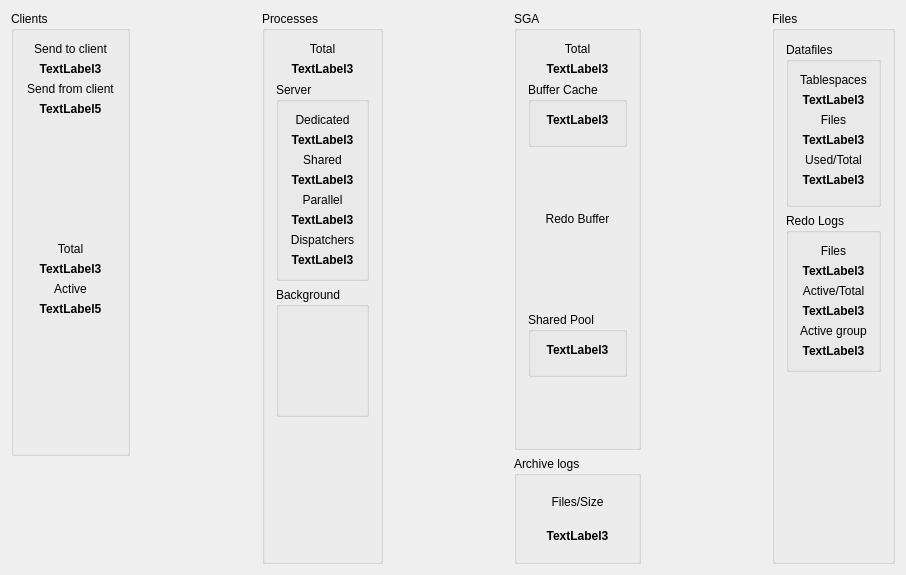
<?xml version="1.0" encoding="UTF-8"?>
<ui version="4.0">
 <class>toTuningOverviewUI</class>
 <widget class="QWidget" name="toTuningOverviewUI">
  <property name="geometry">
   <rect>
    <x>0</x>
    <y>0</y>
    <width>906</width>
    <height>575</height>
   </rect>
  </property>
  <property name="windowTitle">
   <string>Form1</string>
  </property>
  <layout class="QGridLayout">
   <property name="margin">
    <number>11</number>
   </property>
   <property name="spacing">
    <number>6</number>
   </property>
   <item row="4" column="3">
    <widget class="toResultLine" name="RedoEntries" native="true"/>
   </item>
   <item row="0" column="1">
    <spacer>
     <property name="orientation">
      <enum>Qt::Vertical</enum>
     </property>
     <property name="sizeType">
      <enum>QSizePolicy::Expanding</enum>
     </property>
     <property name="sizeHint" stdset="0">
      <size>
       <width>20</width>
       <height>20</height>
      </size>
     </property>
    </spacer>
   </item>
   <item row="1" column="1">
    <widget class="toResultLine" name="ClientInput" native="true"/>
   </item>
   <item row="2" column="5">
    <widget class="toResultLine" name="PhysicalWrite" native="true"/>
   </item>
   <item row="1" column="3">
    <widget class="toResultLine" name="LogicalRead" native="true"/>
   </item>
   <item row="2" column="3">
    <widget class="toResultLine" name="LogicalChange" native="true"/>
   </item>
   <item row="1" column="5">
    <widget class="toResultLine" name="PhysicalRead" native="true"/>
   </item>
   <item row="0" column="5">
    <spacer>
     <property name="orientation">
      <enum>Qt::Vertical</enum>
     </property>
     <property name="sizeType">
      <enum>QSizePolicy::Expanding</enum>
     </property>
     <property name="sizeHint" stdset="0">
      <size>
       <width>20</width>
       <height>20</height>
      </size>
     </property>
    </spacer>
   </item>
   <item row="0" column="3">
    <spacer>
     <property name="orientation">
      <enum>Qt::Vertical</enum>
     </property>
     <property name="sizeType">
      <enum>QSizePolicy::Expanding</enum>
     </property>
     <property name="sizeHint" stdset="0">
      <size>
       <width>20</width>
       <height>20</height>
      </size>
     </property>
    </spacer>
   </item>
   <item row="2" column="1">
    <widget class="toResultLine" name="ClientOutput" native="true"/>
   </item>
   <item row="3" column="3">
    <spacer>
     <property name="orientation">
      <enum>Qt::Vertical</enum>
     </property>
     <property name="sizeType">
      <enum>QSizePolicy::Expanding</enum>
     </property>
     <property name="sizeHint" stdset="0">
      <size>
       <width>20</width>
       <height>20</height>
      </size>
     </property>
    </spacer>
   </item>
   <item row="0" column="4" rowspan="9">
    <widget class="QGroupBox" name="GroupBoxSga">
     <property name="title">
      <string>SGA</string>
     </property>
     <layout class="QGridLayout">
      <property name="margin">
       <number>11</number>
      </property>
      <property name="spacing">
       <number>6</number>
      </property>
      <item row="3" column="0">
       <spacer>
        <property name="orientation">
         <enum>Qt::Vertical</enum>
        </property>
        <property name="sizeType">
         <enum>QSizePolicy::Expanding</enum>
        </property>
        <property name="sizeHint" stdset="0">
         <size>
          <width>20</width>
          <height>20</height>
         </size>
        </property>
       </spacer>
      </item>
      <item row="2" column="0">
       <widget class="QGroupBox" name="GroupBoxBufferCache">
        <property name="title">
         <string>Buffer Cache</string>
        </property>
        <layout class="QGridLayout">
         <property name="margin">
          <number>11</number>
         </property>
         <property name="spacing">
          <number>6</number>
         </property>
         <item row="1" column="0">
          <widget class="toResultLine" name="BufferHit" native="true"/>
         </item>
         <item row="0" column="0">
          <widget class="QLabel" name="BufferSize">
           <property name="font">
            <font>
             <weight>75</weight>
             <bold>true</bold>
            </font>
           </property>
           <property name="text">
            <string>TextLabel3</string>
           </property>
           <property name="alignment">
            <set>Qt::AlignCenter</set>
           </property>
           <property name="wordWrap">
            <bool>false</bool>
           </property>
          </widget>
         </item>
        </layout>
       </widget>
      </item>
      <item row="0" column="0">
       <widget class="QLabel" name="TextLabel2_2_2_2">
        <property name="text">
         <string>Total</string>
        </property>
        <property name="alignment">
         <set>Qt::AlignCenter</set>
        </property>
        <property name="wordWrap">
         <bool>false</bool>
        </property>
       </widget>
      </item>
      <item row="1" column="0">
       <widget class="QLabel" name="SGATotal">
        <property name="font">
         <font>
          <weight>75</weight>
          <bold>true</bold>
         </font>
        </property>
        <property name="text">
         <string>TextLabel3</string>
        </property>
        <property name="alignment">
         <set>Qt::AlignCenter</set>
        </property>
        <property name="wordWrap">
         <bool>false</bool>
        </property>
       </widget>
      </item>
      <item row="4" column="0">
       <widget class="QLabel" name="TextLabel2_2_2_2_2">
        <property name="text">
         <string>Redo Buffer</string>
        </property>
        <property name="alignment">
         <set>Qt::AlignCenter</set>
        </property>
        <property name="wordWrap">
         <bool>false</bool>
        </property>
       </widget>
      </item>
      <item row="5" column="0">
       <widget class="QLabel" name="RedoBuffer">
        <property name="font">
         <font>
          <weight>75</weight>
          <bold>true</bold>
         </font>
        </property>
        <property name="alignment">
         <set>Qt::AlignCenter</set>
        </property>
        <property name="wordWrap">
         <bool>false</bool>
        </property>
       </widget>
      </item>
      <item row="8" column="0">
       <spacer>
        <property name="orientation">
         <enum>Qt::Vertical</enum>
        </property>
        <property name="sizeType">
         <enum>QSizePolicy::Expanding</enum>
        </property>
        <property name="sizeHint" stdset="0">
         <size>
          <width>20</width>
          <height>20</height>
         </size>
        </property>
       </spacer>
      </item>
      <item row="7" column="0">
       <widget class="QGroupBox" name="GroupBoxSharedPool">
        <property name="title">
         <string>Shared Pool</string>
        </property>
        <layout class="QGridLayout">
         <property name="margin">
          <number>11</number>
         </property>
         <property name="spacing">
          <number>6</number>
         </property>
         <item row="0" column="0">
          <widget class="QLabel" name="SharedSize">
           <property name="font">
            <font>
             <weight>75</weight>
             <bold>true</bold>
            </font>
           </property>
           <property name="text">
            <string>TextLabel3</string>
           </property>
           <property name="alignment">
            <set>Qt::AlignCenter</set>
           </property>
           <property name="wordWrap">
            <bool>false</bool>
           </property>
          </widget>
         </item>
         <item row="1" column="0">
          <widget class="toResultBar" name="SharedUsed" native="true"/>
         </item>
        </layout>
       </widget>
      </item>
      <item row="6" column="0">
       <spacer>
        <property name="orientation">
         <enum>Qt::Vertical</enum>
        </property>
        <property name="sizeType">
         <enum>QSizePolicy::Expanding</enum>
        </property>
        <property name="sizeHint" stdset="0">
         <size>
          <width>20</width>
          <height>20</height>
         </size>
        </property>
       </spacer>
      </item>
     </layout>
    </widget>
   </item>
   <item row="5" column="3">
    <spacer>
     <property name="orientation">
      <enum>Qt::Vertical</enum>
     </property>
     <property name="sizeType">
      <enum>QSizePolicy::Expanding</enum>
     </property>
     <property name="sizeHint" stdset="0">
      <size>
       <width>20</width>
       <height>20</height>
      </size>
     </property>
    </spacer>
   </item>
   <item row="6" column="3">
    <widget class="toResultLine" name="ParseCount" native="true"/>
   </item>
   <item row="7" column="3">
    <widget class="toResultLine" name="ExecuteCount" native="true"/>
   </item>
   <item row="9" column="4" rowspan="2">
    <widget class="QGroupBox" name="GroupBoxArcLog">
     <property name="title">
      <string>Archive logs</string>
     </property>
     <layout class="QGridLayout">
      <property name="margin">
       <number>11</number>
      </property>
      <property name="spacing">
       <number>6</number>
      </property>
      <item row="1" column="0">
       <widget class="QLabel" name="ArchiveInfo">
        <property name="font">
         <font>
          <weight>75</weight>
          <bold>true</bold>
         </font>
        </property>
        <property name="text">
         <string>TextLabel3</string>
        </property>
        <property name="alignment">
         <set>Qt::AlignCenter</set>
        </property>
        <property name="wordWrap">
         <bool>false</bool>
        </property>
       </widget>
      </item>
      <item row="0" column="0">
       <widget class="QLabel" name="TextLabel2_2_2_2_3_2_2">
        <property name="text">
         <string>Files/Size</string>
        </property>
        <property name="alignment">
         <set>Qt::AlignCenter</set>
        </property>
        <property name="wordWrap">
         <bool>false</bool>
        </property>
       </widget>
      </item>
     </layout>
    </widget>
   </item>
   <item row="0" column="6" rowspan="11">
    <widget class="QGroupBox" name="GroupBoxFiles">
     <property name="title">
      <string>Files</string>
     </property>
     <layout class="QGridLayout">
      <property name="margin">
       <number>11</number>
      </property>
      <property name="spacing">
       <number>6</number>
      </property>
      <item row="0" column="0">
       <widget class="QGroupBox" name="GroupBoxDatafiles">
        <property name="title">
         <string>Datafiles</string>
        </property>
        <layout class="QGridLayout">
         <property name="margin">
          <number>11</number>
         </property>
         <property name="spacing">
          <number>6</number>
         </property>
         <item row="5" column="0">
          <widget class="QLabel" name="Filesize">
           <property name="font">
            <font>
             <weight>75</weight>
             <bold>true</bold>
            </font>
           </property>
           <property name="text">
            <string>TextLabel3</string>
           </property>
           <property name="alignment">
            <set>Qt::AlignCenter</set>
           </property>
           <property name="wordWrap">
            <bool>false</bool>
           </property>
          </widget>
         </item>
         <item row="3" column="0">
          <widget class="QLabel" name="Files">
           <property name="font">
            <font>
             <weight>75</weight>
             <bold>true</bold>
            </font>
           </property>
           <property name="text">
            <string>TextLabel3</string>
           </property>
           <property name="alignment">
            <set>Qt::AlignCenter</set>
           </property>
           <property name="wordWrap">
            <bool>false</bool>
           </property>
          </widget>
         </item>
         <item row="4" column="0">
          <widget class="QLabel" name="TextLabel2_2_2_2_4">
           <property name="text">
            <string>Used/Total</string>
           </property>
           <property name="alignment">
            <set>Qt::AlignCenter</set>
           </property>
           <property name="wordWrap">
            <bool>false</bool>
           </property>
          </widget>
         </item>
         <item row="1" column="0">
          <widget class="QLabel" name="Tablespaces">
           <property name="font">
            <font>
             <weight>75</weight>
             <bold>true</bold>
            </font>
           </property>
           <property name="text">
            <string>TextLabel3</string>
           </property>
           <property name="alignment">
            <set>Qt::AlignCenter</set>
           </property>
           <property name="wordWrap">
            <bool>false</bool>
           </property>
          </widget>
         </item>
         <item row="2" column="0">
          <widget class="QLabel" name="TextLabel2_2_2_2_5">
           <property name="text">
            <string>Files</string>
           </property>
           <property name="alignment">
            <set>Qt::AlignCenter</set>
           </property>
           <property name="wordWrap">
            <bool>false</bool>
           </property>
          </widget>
         </item>
         <item row="0" column="0">
          <widget class="QLabel" name="TextLabel2_2_2_2_3">
           <property name="text">
            <string>Tablespaces</string>
           </property>
           <property name="alignment">
            <set>Qt::AlignCenter</set>
           </property>
           <property name="wordWrap">
            <bool>false</bool>
           </property>
          </widget>
         </item>
         <item row="6" column="0">
          <widget class="toResultPie" name="FileUsed" native="true"/>
         </item>
        </layout>
       </widget>
      </item>
      <item row="1" column="0">
       <widget class="QGroupBox" name="GroupBoxRedo">
        <property name="title">
         <string>Redo Logs</string>
        </property>
        <layout class="QGridLayout">
         <property name="margin">
          <number>11</number>
         </property>
         <property name="spacing">
          <number>6</number>
         </property>
         <item row="1" column="0">
          <widget class="QLabel" name="RedoFiles">
           <property name="font">
            <font>
             <weight>75</weight>
             <bold>true</bold>
            </font>
           </property>
           <property name="text">
            <string>TextLabel3</string>
           </property>
           <property name="alignment">
            <set>Qt::AlignCenter</set>
           </property>
           <property name="wordWrap">
            <bool>false</bool>
           </property>
          </widget>
         </item>
         <item row="2" column="0">
          <widget class="QLabel" name="TextLabel2_2_2_2_5_2">
           <property name="text">
            <string>Active/Total</string>
           </property>
           <property name="alignment">
            <set>Qt::AlignCenter</set>
           </property>
           <property name="wordWrap">
            <bool>false</bool>
           </property>
          </widget>
         </item>
         <item row="4" column="0">
          <widget class="QLabel" name="TextLabel2_2_2_2_4_2">
           <property name="text">
            <string>Active group</string>
           </property>
           <property name="alignment">
            <set>Qt::AlignCenter</set>
           </property>
           <property name="wordWrap">
            <bool>false</bool>
           </property>
          </widget>
         </item>
         <item row="0" column="0">
          <widget class="QLabel" name="TextLabel2_2_2_2_3_2">
           <property name="text">
            <string>Files</string>
           </property>
           <property name="alignment">
            <set>Qt::AlignCenter</set>
           </property>
           <property name="wordWrap">
            <bool>false</bool>
           </property>
          </widget>
         </item>
         <item row="3" column="0">
          <widget class="QLabel" name="RedoSize">
           <property name="font">
            <font>
             <weight>75</weight>
             <bold>true</bold>
            </font>
           </property>
           <property name="text">
            <string>TextLabel3</string>
           </property>
           <property name="alignment">
            <set>Qt::AlignCenter</set>
           </property>
           <property name="wordWrap">
            <bool>false</bool>
           </property>
          </widget>
         </item>
         <item row="5" column="0">
          <widget class="QLabel" name="ActiveRedo">
           <property name="font">
            <font>
             <weight>75</weight>
             <bold>true</bold>
            </font>
           </property>
           <property name="text">
            <string>TextLabel3</string>
           </property>
           <property name="alignment">
            <set>Qt::AlignCenter</set>
           </property>
           <property name="wordWrap">
            <bool>false</bool>
           </property>
          </widget>
         </item>
        </layout>
       </widget>
      </item>
      <item row="2" column="0">
       <spacer>
        <property name="orientation">
         <enum>Qt::Vertical</enum>
        </property>
        <property name="sizeType">
         <enum>QSizePolicy::Expanding</enum>
        </property>
        <property name="sizeHint" stdset="0">
         <size>
          <width>20</width>
          <height>20</height>
         </size>
        </property>
       </spacer>
      </item>
     </layout>
    </widget>
   </item>
   <item row="0" column="2" rowspan="11">
    <widget class="QGroupBox" name="GroupBoxProcesses">
     <property name="title">
      <string>Processes</string>
     </property>
     <layout class="QGridLayout">
      <property name="margin">
       <number>11</number>
      </property>
      <property name="spacing">
       <number>6</number>
      </property>
      <item row="2" column="0">
       <widget class="QGroupBox" name="GroupBoxServer">
        <property name="title">
         <string>Server</string>
        </property>
        <layout class="QGridLayout">
         <property name="margin">
          <number>11</number>
         </property>
         <property name="spacing">
          <number>6</number>
         </property>
         <item row="2" column="0">
          <widget class="QLabel" name="TextLabel2_5">
           <property name="text">
            <string>Shared</string>
           </property>
           <property name="alignment">
            <set>Qt::AlignCenter</set>
           </property>
           <property name="wordWrap">
            <bool>false</bool>
           </property>
          </widget>
         </item>
         <item row="5" column="0">
          <widget class="QLabel" name="ParallellServer">
           <property name="font">
            <font>
             <weight>75</weight>
             <bold>true</bold>
            </font>
           </property>
           <property name="text">
            <string>TextLabel3</string>
           </property>
           <property name="alignment">
            <set>Qt::AlignCenter</set>
           </property>
           <property name="wordWrap">
            <bool>false</bool>
           </property>
          </widget>
         </item>
         <item row="7" column="0">
          <widget class="QLabel" name="DispatcherServer">
           <property name="font">
            <font>
             <weight>75</weight>
             <bold>true</bold>
            </font>
           </property>
           <property name="text">
            <string>TextLabel3</string>
           </property>
           <property name="alignment">
            <set>Qt::AlignCenter</set>
           </property>
           <property name="wordWrap">
            <bool>false</bool>
           </property>
          </widget>
         </item>
         <item row="6" column="0">
          <widget class="QLabel" name="TextLabel2_3">
           <property name="text">
            <string>Dispatchers</string>
           </property>
           <property name="alignment">
            <set>Qt::AlignCenter</set>
           </property>
           <property name="wordWrap">
            <bool>false</bool>
           </property>
          </widget>
         </item>
         <item row="3" column="0">
          <widget class="QLabel" name="SharedServer">
           <property name="font">
            <font>
             <weight>75</weight>
             <bold>true</bold>
            </font>
           </property>
           <property name="text">
            <string>TextLabel3</string>
           </property>
           <property name="alignment">
            <set>Qt::AlignCenter</set>
           </property>
           <property name="wordWrap">
            <bool>false</bool>
           </property>
          </widget>
         </item>
         <item row="4" column="0">
          <widget class="QLabel" name="TextLabel2_4">
           <property name="text">
            <string>Parallel</string>
           </property>
           <property name="alignment">
            <set>Qt::AlignCenter</set>
           </property>
           <property name="wordWrap">
            <bool>false</bool>
           </property>
          </widget>
         </item>
         <item row="0" column="0">
          <widget class="QLabel" name="TextLabel2_2">
           <property name="text">
            <string>Dedicated</string>
           </property>
           <property name="alignment">
            <set>Qt::AlignCenter</set>
           </property>
           <property name="wordWrap">
            <bool>false</bool>
           </property>
          </widget>
         </item>
         <item row="1" column="0">
          <widget class="QLabel" name="DedicatedServer">
           <property name="font">
            <font>
             <weight>75</weight>
             <bold>true</bold>
            </font>
           </property>
           <property name="text">
            <string>TextLabel3</string>
           </property>
           <property name="alignment">
            <set>Qt::AlignCenter</set>
           </property>
           <property name="wordWrap">
            <bool>false</bool>
           </property>
          </widget>
         </item>
        </layout>
       </widget>
      </item>
      <item row="1" column="0">
       <widget class="QLabel" name="TotalProcess">
        <property name="font">
         <font>
          <weight>75</weight>
          <bold>true</bold>
         </font>
        </property>
        <property name="text">
         <string>TextLabel3</string>
        </property>
        <property name="alignment">
         <set>Qt::AlignCenter</set>
        </property>
        <property name="wordWrap">
         <bool>false</bool>
        </property>
       </widget>
      </item>
      <item row="0" column="0">
       <widget class="QLabel" name="TextLabel2_2_2">
        <property name="text">
         <string>Total</string>
        </property>
        <property name="alignment">
         <set>Qt::AlignCenter</set>
        </property>
        <property name="wordWrap">
         <bool>false</bool>
        </property>
       </widget>
      </item>
      <item row="3" column="0">
       <widget class="QGroupBox" name="GroupBoxBackground">
        <property name="minimumSize">
         <size>
          <width>0</width>
          <height>130</height>
         </size>
        </property>
        <property name="title">
         <string>Background</string>
        </property>
       </widget>
      </item>
      <item row="4" column="0">
       <spacer name="verticalSpacer">
        <property name="orientation">
         <enum>Qt::Vertical</enum>
        </property>
        <property name="sizeHint" stdset="0">
         <size>
          <width>20</width>
          <height>40</height>
         </size>
        </property>
       </spacer>
      </item>
     </layout>
    </widget>
   </item>
   <item row="10" column="5">
    <widget class="toResultLine" name="ArchiveWrite" native="true"/>
   </item>
   <item row="10" column="0" colspan="2">
    <widget class="toResultLine" name="Timescale" native="true">
     <property name="sizePolicy">
      <sizepolicy hsizetype="Preferred" vsizetype="Expanding">
       <horstretch>0</horstretch>
       <verstretch>0</verstretch>
      </sizepolicy>
     </property>
    </widget>
   </item>
   <item row="3" column="1" rowspan="7">
    <spacer>
     <property name="orientation">
      <enum>Qt::Vertical</enum>
     </property>
     <property name="sizeType">
      <enum>QSizePolicy::Expanding</enum>
     </property>
     <property name="sizeHint" stdset="0">
      <size>
       <width>20</width>
       <height>20</height>
      </size>
     </property>
    </spacer>
   </item>
   <item row="0" column="0" rowspan="10">
    <widget class="QGroupBox" name="GroupBoxClients">
     <property name="title">
      <string>Clients</string>
     </property>
     <layout class="QGridLayout">
      <property name="margin">
       <number>11</number>
      </property>
      <property name="spacing">
       <number>6</number>
      </property>
      <item row="9" column="0">
       <spacer>
        <property name="orientation">
         <enum>Qt::Vertical</enum>
        </property>
        <property name="sizeType">
         <enum>QSizePolicy::Expanding</enum>
        </property>
        <property name="sizeHint" stdset="0">
         <size>
          <width>20</width>
          <height>20</height>
         </size>
        </property>
       </spacer>
      </item>
      <item row="4" column="0">
       <spacer>
        <property name="orientation">
         <enum>Qt::Vertical</enum>
        </property>
        <property name="sizeType">
         <enum>QSizePolicy::Expanding</enum>
        </property>
        <property name="sizeHint" stdset="0">
         <size>
          <width>20</width>
          <height>20</height>
         </size>
        </property>
       </spacer>
      </item>
      <item row="5" column="0">
       <widget class="QLabel" name="TextLabel2">
        <property name="text">
         <string>Total</string>
        </property>
        <property name="alignment">
         <set>Qt::AlignCenter</set>
        </property>
        <property name="wordWrap">
         <bool>false</bool>
        </property>
       </widget>
      </item>
      <item row="6" column="0">
       <widget class="QLabel" name="TotalClient">
        <property name="font">
         <font>
          <weight>75</weight>
          <bold>true</bold>
         </font>
        </property>
        <property name="text">
         <string>TextLabel3</string>
        </property>
        <property name="alignment">
         <set>Qt::AlignCenter</set>
        </property>
        <property name="wordWrap">
         <bool>false</bool>
        </property>
       </widget>
      </item>
      <item row="7" column="0">
       <widget class="QLabel" name="TextLabel4">
        <property name="text">
         <string>Active</string>
        </property>
        <property name="alignment">
         <set>Qt::AlignCenter</set>
        </property>
        <property name="wordWrap">
         <bool>false</bool>
        </property>
       </widget>
      </item>
      <item row="8" column="0">
       <widget class="QLabel" name="ActiveClient">
        <property name="font">
         <font>
          <weight>75</weight>
          <bold>true</bold>
         </font>
        </property>
        <property name="text">
         <string>TextLabel5</string>
        </property>
        <property name="alignment">
         <set>Qt::AlignCenter</set>
        </property>
        <property name="wordWrap">
         <bool>false</bool>
        </property>
       </widget>
      </item>
      <item row="0" column="0">
       <widget class="QLabel" name="TextLabel2_6">
        <property name="text">
         <string>Send to client</string>
        </property>
        <property name="alignment">
         <set>Qt::AlignCenter</set>
        </property>
        <property name="wordWrap">
         <bool>false</bool>
        </property>
       </widget>
      </item>
      <item row="3" column="0">
       <widget class="QLabel" name="SendFromClient">
        <property name="font">
         <font>
          <weight>75</weight>
          <bold>true</bold>
         </font>
        </property>
        <property name="text">
         <string>TextLabel5</string>
        </property>
        <property name="alignment">
         <set>Qt::AlignCenter</set>
        </property>
        <property name="wordWrap">
         <bool>false</bool>
        </property>
       </widget>
      </item>
      <item row="1" column="0">
       <widget class="QLabel" name="SendToClient">
        <property name="font">
         <font>
          <weight>75</weight>
          <bold>true</bold>
         </font>
        </property>
        <property name="text">
         <string>TextLabel3</string>
        </property>
        <property name="alignment">
         <set>Qt::AlignCenter</set>
        </property>
        <property name="wordWrap">
         <bool>false</bool>
        </property>
       </widget>
      </item>
      <item row="2" column="0">
       <widget class="QLabel" name="TextLabel4_2">
        <property name="text">
         <string>Send from client</string>
        </property>
        <property name="alignment">
         <set>Qt::AlignCenter</set>
        </property>
        <property name="wordWrap">
         <bool>false</bool>
        </property>
       </widget>
      </item>
      <item row="10" column="0">
       <widget class="toResultBar" name="ClientChart" native="true"/>
      </item>
     </layout>
    </widget>
   </item>
   <item row="8" column="3">
    <spacer>
     <property name="orientation">
      <enum>Qt::Vertical</enum>
     </property>
     <property name="sizeType">
      <enum>QSizePolicy::Expanding</enum>
     </property>
     <property name="sizeHint" stdset="0">
      <size>
       <width>20</width>
       <height>20</height>
      </size>
     </property>
    </spacer>
   </item>
   <item row="7" column="5" rowspan="3">
    <spacer>
     <property name="orientation">
      <enum>Qt::Vertical</enum>
     </property>
     <property name="sizeType">
      <enum>QSizePolicy::Expanding</enum>
     </property>
     <property name="sizeHint" stdset="0">
      <size>
       <width>20</width>
       <height>20</height>
      </size>
     </property>
    </spacer>
   </item>
   <item row="6" column="5">
    <widget class="toResultLine" name="LogWrite" native="true"/>
   </item>
   <item row="3" column="5" rowspan="3">
    <spacer>
     <property name="orientation">
      <enum>Qt::Vertical</enum>
     </property>
     <property name="sizeType">
      <enum>QSizePolicy::Expanding</enum>
     </property>
     <property name="sizeHint" stdset="0">
      <size>
       <width>20</width>
       <height>20</height>
      </size>
     </property>
    </spacer>
   </item>
  </layout>
 </widget>
 <customwidgets>
  <customwidget>
   <class>toResultPie</class>
   <extends>QWidget</extends>
   <header>tools/toresultpie.h</header>
  </customwidget>
  <customwidget>
   <class>toResultLine</class>
   <extends>QWidget</extends>
   <header>tools/toresultline.h</header>
  </customwidget>
  <customwidget>
   <class>toResultBar</class>
   <extends>QWidget</extends>
   <header>tools/toresultbar.h</header>
  </customwidget>
 </customwidgets>
 <resources/>
 <connections/>
</ui>
